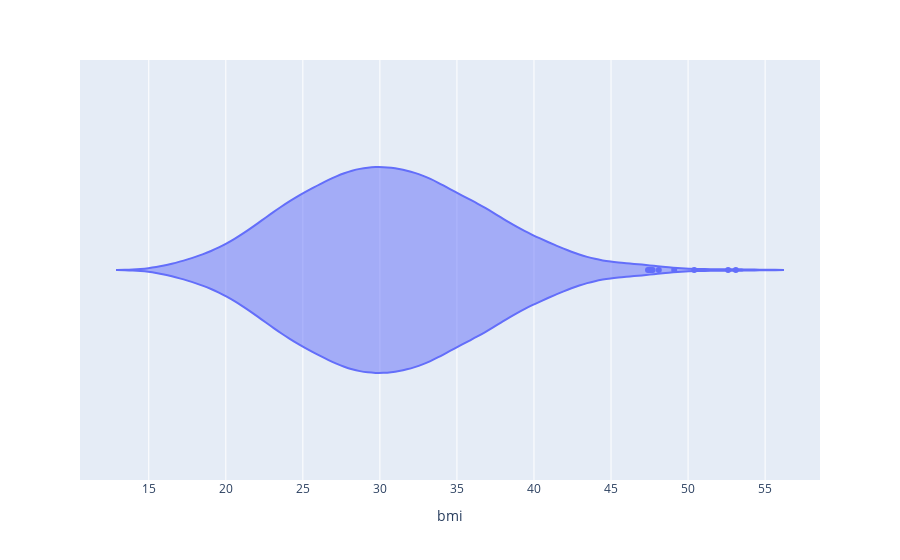

Notebook code for this chart:
### Code cell
fig = px.violin(data, x="bmi")
fig.show()

### Figure 1 — Plotly figure (JSON) as saved in the notebook; plotly's stock layout.template omitted (floating-point values rounded to 4 significant figures; data arrays with more than 128 entries replaced by an {"elided": "..."} marker saying what was removed)
{"data": [{"alignmentgroup": "True", "box": {"visible": false}, "hovertemplate": "bmi=%{x}<extra></extra>", "legendgroup": "", "marker": {"color": "#636efa"}, "name": "", "offsetgroup": "", "orientation": "h", "scalegroup": "True", "showlegend": false, "type": "violin", "x": {"elided": "1338 float values"}, "x0": " ", "xaxis": "x", "y0": " ", "yaxis": "y"}], "layout": {"legend": {"tracegroupgap": 0}, "margin": {"t": 60}, "violinmode": "group", "xaxis": {"anchor": "y", "domain": [0, 1], "title": {"text": "bmi"}}, "yaxis": {"anchor": "x", "domain": [0, 1]}}}
